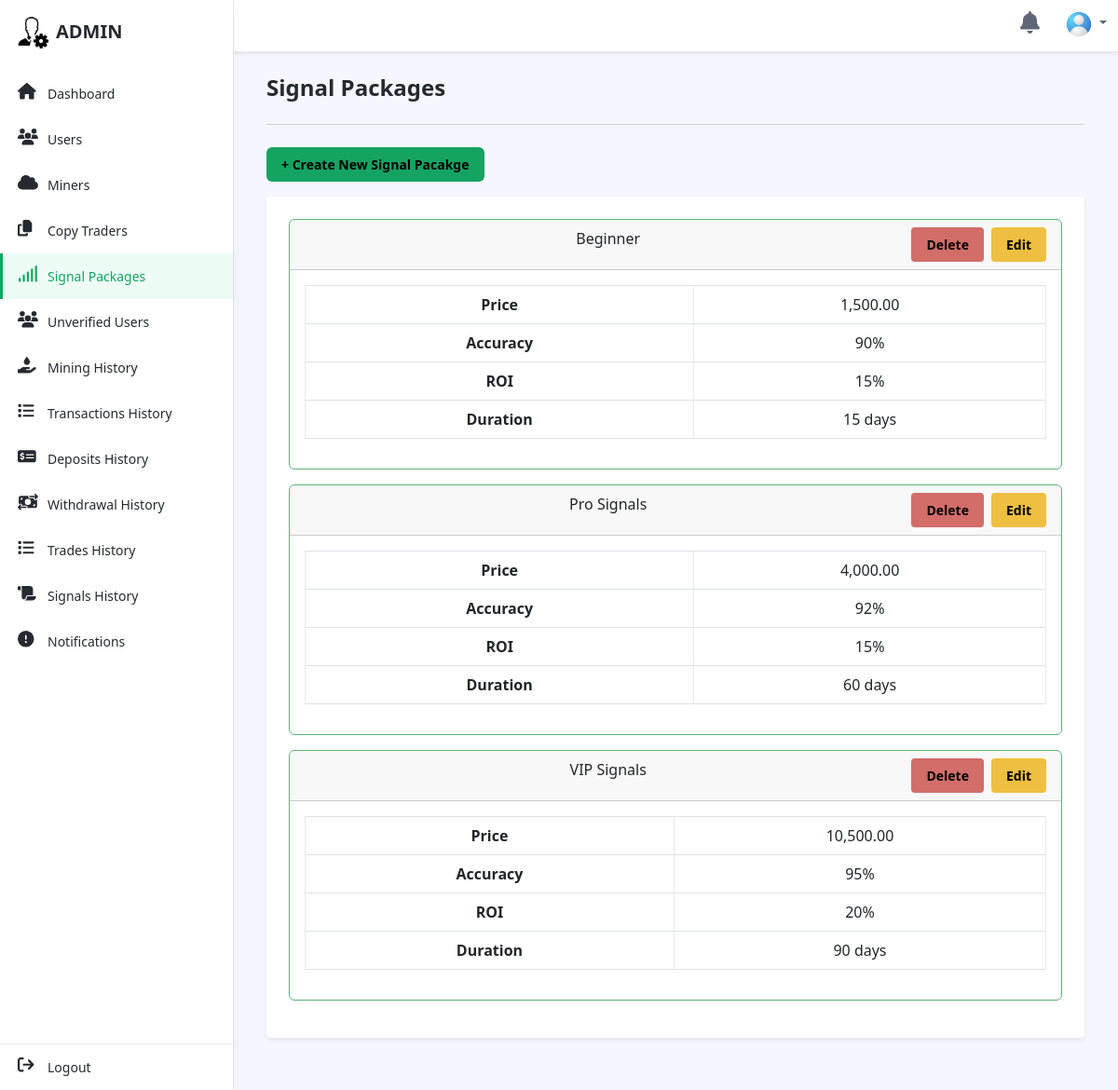
The page /admin/signal_packages.php (signed in) on the database its author committed.
### tables this page shows
CREATE TABLE `signal_packages` (
  `id` int(11) NOT NULL,
  `name` varchar(100) NOT NULL,
  `price` decimal(10,2) NOT NULL,
  `accuracy` int(11) NOT NULL,
  `duration` int(11) NOT NULL,
  `roi` int(11) NOT NULL
);

### admin/signal_packages.php (the view, shortened to what this page needs)
<?php
require 'assets/php/config/connection.php';
$sql = "SELECT * FROM signal_packages ORDER BY id ASC";
$result = $conn->query($sql);
$signal_packages = [];
if ($result->num_rows > 0) {
	while ($row = $result->fetch_assoc()) {
		$signal_packages[] = $row;
	}
}
?>
<!DOCTYPE html>
<html lang="en">
<head>
	<link rel="stylesheet" href="https://cdnjs.cloudflare.com/ajax/libs/toastify-js/1.6.1/toastify.min.css" />
	<link id="theme-style" rel="stylesheet" href="assets/css/portal.css" />
	<link id="theme-style" rel="stylesheet" href="assets/css/toast-style.css" />
</head>
<body class="app">
	<header class="app-header fixed-top">
		<div class="app-header-inner">
			<div class="container-fluid py-2">
				<div class="app-header-content">
					<div class="row justify-content-between align-items-center">
						<div class="app-utilities col-auto">
							<div class="app-utility-item app-notifications-dropdown dropdown">
								<a href="notifications.php" role="button" aria-expanded="false" title="Notifications">
									<i class="fa-solid fa-bell fa-xl"></i>
								</a>
							</div>
							<div class="app-utility-item app-user-dropdown dropdown">
								<a class="dropdown-toggle" id="user-dropdown-toggle" data-bs-toggle="dropdown" href="#" role="button" aria-expanded="false"><img src="assets/images/user.png" alt="user profile" /></a>
							</div>
						</div>
					</div>
				</div>
			</div>
		</div>
		<div id="app-sidepanel" class="app-sidepanel">
			<div class="sidepanel-inner d-flex flex-column">
				<div class="app-branding">
					<a class="app-logo" href="#"><img class="logo-icon me-2" src="assets/images/admin-logo.png" alt="logo" /><span class="logo-text">ADMIN</span></a>
				</div>
				<?php include 'assets/php/nav.php'; ?>
				<div class="app-sidepanel-footer">
					<nav class="app-nav app-nav-footer">
						<ul class="app-menu footer-menu list-unstyled">
							<li class="nav-item">
								<a class="nav-link" href="assets/php/logout.php">
									<span class="nav-icon">
										<i class="fa-solid fa-arrow-right-from-bracket fa-lg"></i>
									</span>
									<span class="nav-link-text">Logout</span> </a>
							</li>
						</ul>
					</nav>
				</div>
			</div>
		</div>
	</header>
	<div class="app-wrapper">
		<div class="app-content pt-3 p-md-3 p-lg-4">
			<div class="container-xl">
				<h1 class="app-page-title">Signal Packages</h1>
				<hr class="mb-4" />
				<button class="btn btn-primary mb-3" data-bs-toggle="modal" data-bs-target="#createMinerModal">
					+ Create New Signal Pacakge
				</button>
				<div class="tab-content" id="orders-table-tab-content">
					<div class="tab-pane fade show active" id="deposit" role="tabpanel" aria-labelledby="deposit-tab">
						<div class="row g-4 settings-section">
							<div class="col-12">
								<div class="app-card app-card-settings shadow-sm p-4">
									<div class="app-card-body">
                                    <?php if (!empty($signal_packages)) : ?>
                                        <?php foreach ($signal_packages as $signal_package) : ?>
                                            <div class="card border-success mb-3 text-center">
                                                <div class="card-header">
                                                    <?= htmlspecialchars($signal_package['name']); ?>
                                                    <button class="btn btn-sm btn-warning float-end" data-bs-toggle="modal" data-bs-target="#editSignalPackageModal<?= $signal_package['id']; ?>">
                                                        Edit
                                                    </button>
                                                    <button class="btn btn-sm btn-danger float-end me-2" data-bs-toggle="modal" data-bs-target="#deleteSignalPackageModal<?= $signal_package['id']; ?>">
                                                        Delete
                                                    </button>
                                                </div>
                                                <div class="card-body">
                                                    <table class="table table-bordered">
                                                        <tbody>
                                                            <tr>
                                                                <th scope="row">Price</th>
                                                                <td><?= number_format($signal_package['price'], 2); ?></td>
                                                            </tr>
                                                            <tr>
                                                                <th scope="row">Accuracy</th>
                                                                <td><?= htmlspecialchars($signal_package['accuracy']); ?>%</td>
                                                            </tr>
                                                            <tr>
                                                                <th scope="row">ROI</th>
                                                                <td><?= htmlspecialchars($signal_package['roi']); ?>%</td>
                                                            </tr>
                                                            <tr>
                                                                <th scope="row">Duration</th>
                                                                <td><?= htmlspecialchars($signal_package['duration']); ?> days</td>
                                                            </tr>
                                                        </tbody>
                                                    </table>
                                                </div>
                                            </div>
                                        <?php endforeach; ?>
                                    <?php else : ?>
                                        <p class="text-center">No Signal Packages available.</p>
                                    <?php endif; ?>
									</div>
								</div>
							</div>
						</div>
					</div>
				</div>
			</div>
			<footer class="app-footer">
				<div class="container text-center py-3">
				</div>
			</footer>
		</div>
	</div>
	<?php include 'assets/php/footer.php'; ?>

### rows shown on the page
signal_packages: name "Beginner", price "1,500.00", accuracy "90", roi "15", duration "15"
signal_packages: name "Pro Signals", price "4,000.00", accuracy "92", roi "15", duration "60"
signal_packages: name "VIP Signals", price "10,500.00", accuracy "95", roi "20", duration "90"
